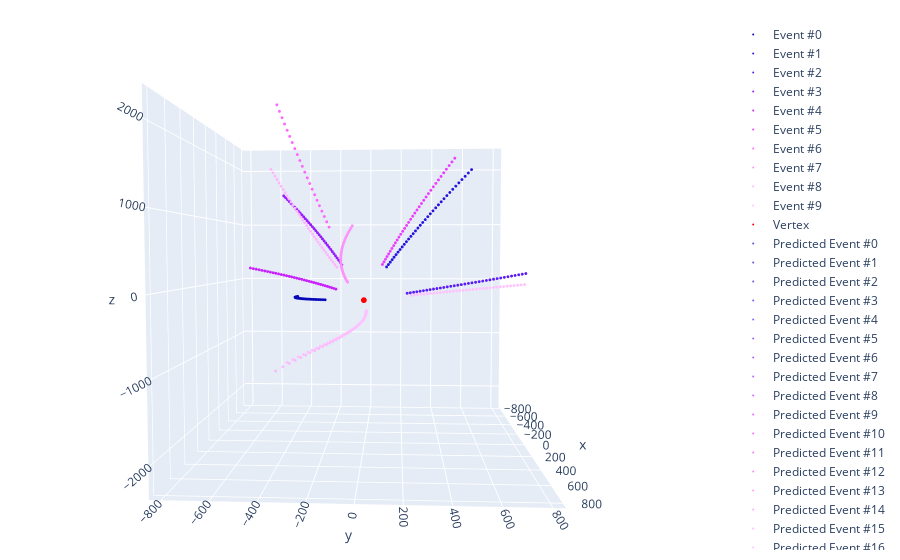

The notebook cell saved with this chart:
### Code cell
draw_event(
    hits=hits,
    fakes=None,
    vertex=vertex.numpy,
    predicted_hits=source_tracks,
    predicted_tracks=np.array([i for i in range(len(source_tracks))]),
    labels=labels,
)
